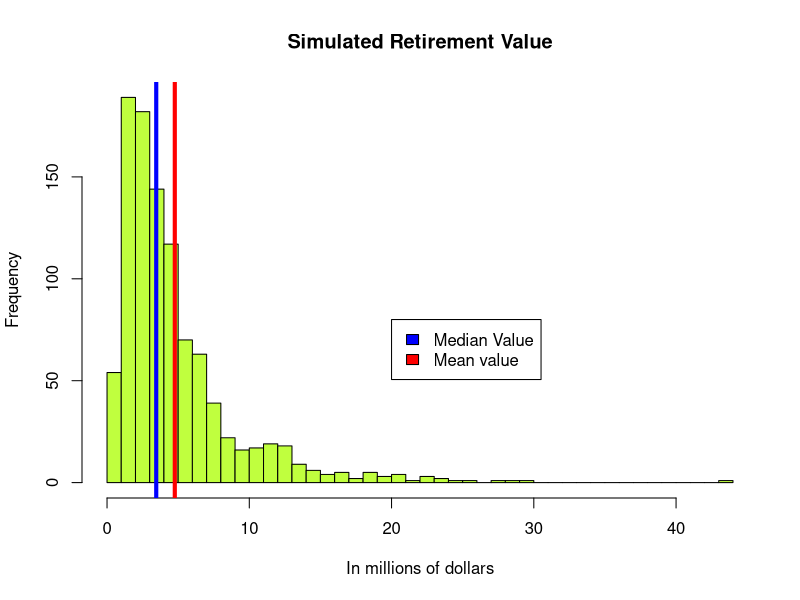
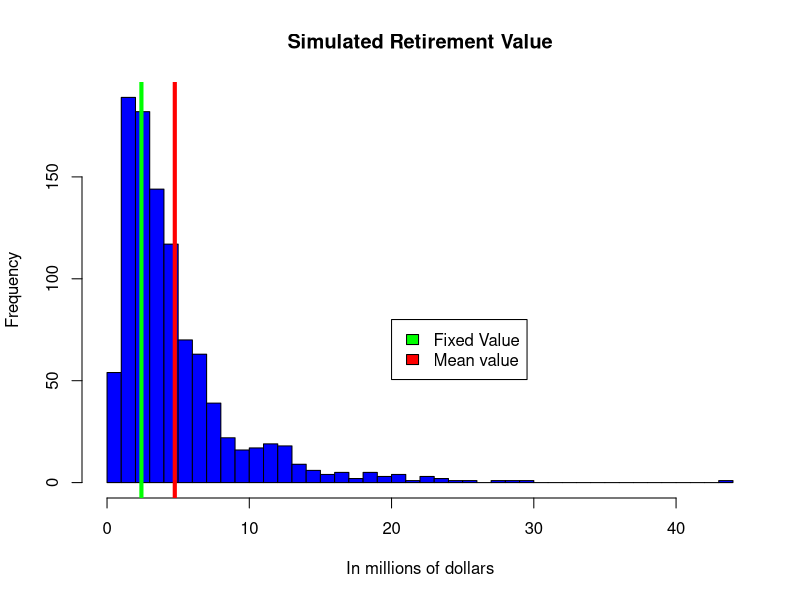

Source code (R) for these figures, in order:
## ---- chunk 1
current_Investment  = 100000
Average_Return = 0.112
Standard_deviation = 0.18
Time_to_retire = 30
Annual_investment =10000

Retirement_value = NULL

for (k in 0:1000){
random_returns_for_next_30_years = rnorm(n = Time_to_retire, mean = Average_Return, sd = Standard_deviation)
random_returns_for_next_30_years

Ending_Value = NULL
first_ending_value = 0
for (i in 1:length(random_returns_for_next_30_years)){
  if(i == 1){
    first_ending_value = current_Investment*(1+random_returns_for_next_30_years[i])+Annual_investment
  }
  if(i != 1){
    first_ending_value = (first_ending_value*(1+random_returns_for_next_30_years[i]))+Annual_investment
    Ending_Value[i] = first_ending_value
  }
}
Retirement_value[k] = round(Ending_Value[Time_to_retire])
}



Retirement_value = Retirement_value/1000000

median_value = median(Retirement_value)
median_value/1000000
mean_value = mean(Retirement_value)
mean_value/1000000

hist(Retirement_value, xlab = 'In millions of dollars',col = 'olivedrab1', breaks = 50, main = 'Simulated Retirement Value')
abline(v = median_value, col = 'blue', lwd=4)
legend(x=20,y=80,legend=c('Median Value', 'Mean value'),fill=c("Blue", 'Red'))
abline(v = mean_value, col = 'red', lwd=4)

Fixed.rate =(100000*(1+.112)**30)/1000000
Fixed.rate
hist(Retirement_value, xlab = 'In millions of dollars',col = 'blue', breaks = 50, main = 'Simulated Retirement Value')
abline(v = Fixed.rate, col = 'green', lwd=4)
legend(x=20,y=80,legend=c('Fixed Value', 'Mean value'),fill=c("Green", 'Red'))
abline(v = mean_value, col = 'red', lwd=4)
